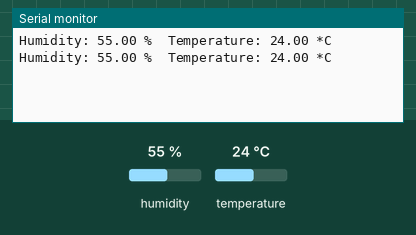
Simulated run of this sketch. Board: Arduino Uno, built with avr-gcc and run on an emulated ATmega328P. Shown: the last lines printed to the serial monitor. Inputs (shaded band) come from the test bench; at power-on: humidity 55 %, temperature 24 °C.

Above: at 2.8 s.
2.9 s: humidity set to 22 %
At 4.6 s:
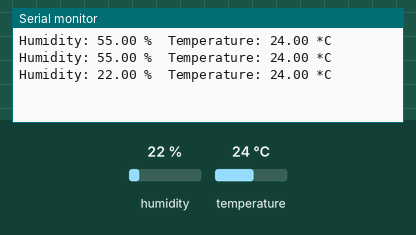
5.6 s: temperature set to 12 °C
At 7.0 s:
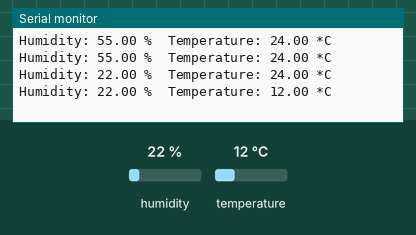
8.3 s: humidity set to 40 %
At 10.7 s:
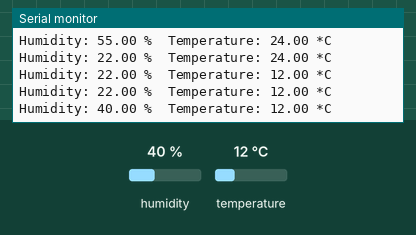
Timing chart, 0 to 12.2 s (numbered marks = the images above; inputs shaded):
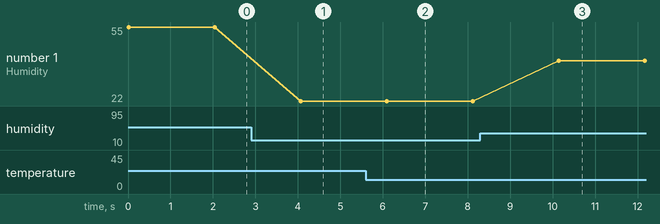

Measured:
- after the input at 2.9 s, the serial monitor: prints a new line after 1.2 s (image 1)
- after the input at 5.6 s, the serial monitor: prints a new line after 0.50 s (image 2)
- after the input at 8.3 s, the serial monitor: prints a new line after 1.8 s (image 3)
- plotted number 1: 55 → 22 after the input at 2.9 s, 22 → 40 after the input at 8.3 s

The sketch:

DHT.ino
```cpp
#include "DHT.h"

DHT dht(A0, DHT11);

void setup()
{
    Serial.begin(9600);
    dht.begin();
}

void loop()
{
    float h = dht.readHumidity();
    float t = dht.readTemperature();

    // check if valid, if NaN (not a number) then something went wrong!
    if (isnan(t) || isnan(h)) {
        Serial.println("Failed to read from DHT");
        return;
}

    Serial.print("Humidity: ");
    Serial.print(h);
    Serial.print(" %\t");
    Serial.print("Temperature: ");
    Serial.print(t);
    Serial.println(" *C");
    delay(2000);
}
```
